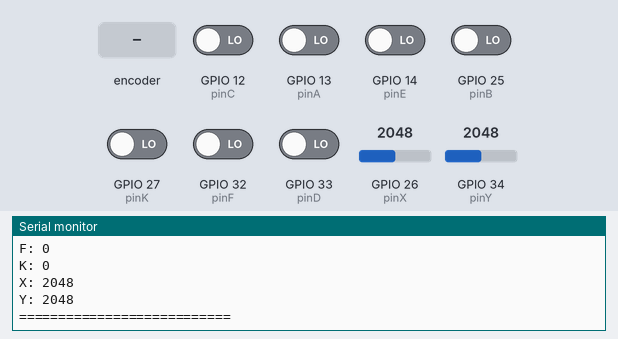
A program run on a simulated ESP32. Parts: the last lines printed to the serial monitor. The test bench sets the inputs (shaded band); at power-on: GPIO 12 (pinC), GPIO 13 (pinA), GPIO 14 (pinE), GPIO 25 (pinB), GPIO 27 (pinK), GPIO 32 (pinF), GPIO 33 (pinD) LOW, GPIO 26 (pinX) = 2048, GPIO 34 (pinY) = 2048.

Above: at 1.8 s.
1.9 s: GPIO 26 (pinX) set to 2866
At 2.9 s:
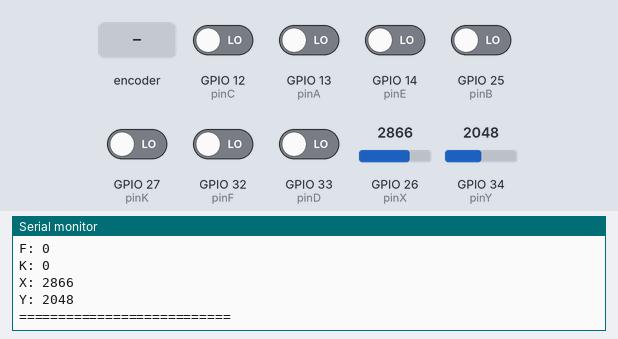
3.4 s: GPIO 34 (pinY) set to 2866
At 4.6 s:
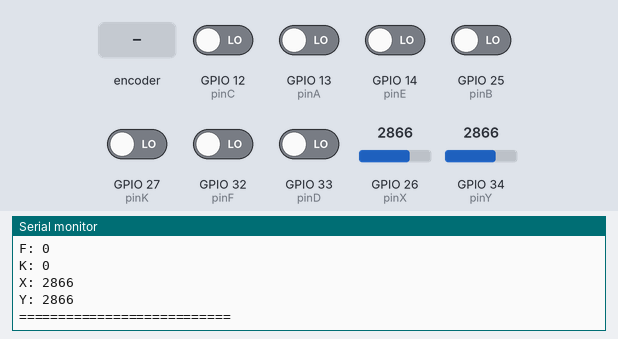
4.9 s: rotary encoder on GPIO 13 (pinA) / GPIO 25 (pinB) turned 1 step (first pin leading)
6.6 s: GPIO 12 (pinC) driven HIGH
8.1 s: GPIO 14 (pinE) driven HIGH
9.6 s: GPIO 26 (pinX) set to 0
At 11.1 s:
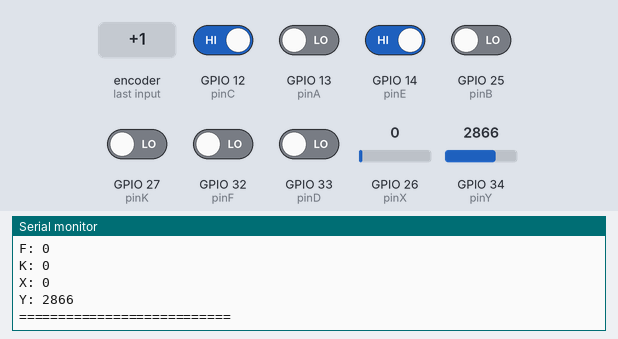
Timing chart, 0 to 12.6 s (numbered marks = the images above; inputs shaded):
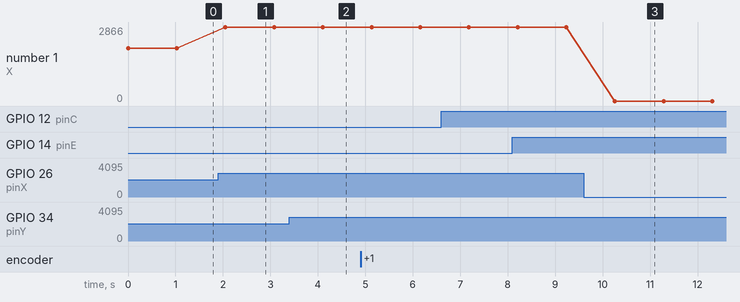

Measured:
- after the input at 1.9 s, the serial monitor: prints a new line after 0.15 s (image 1)
- after the input at 3.4 s, the serial monitor: prints a new line after 0.70 s (image 2)
- after the input at 9.6 s, the serial monitor: prints a new line after 0.66 s (image 3)
- plotted number 1: 2048 → 2866 after the input at 1.9 s

The program:

main.cpp
```cpp
/*Maria Eduarda Santos
17/04/25
*/
#include <Arduino.h>
#define pinA 13
#define pinB 25
#define pinC 12
#define pinD 33
#define pinE 14
#define pinF 32
#define pinK 27
#define pinX 26
#define pinY 34

void setup()
{
  Serial.begin(9600);
  pinMode(pinA, INPUT);
  pinMode(pinB, INPUT);
  pinMode(pinC, INPUT);
  pinMode(pinD, INPUT);
  pinMode(pinE, INPUT);
  pinMode(pinF, INPUT);
  pinMode(pinK, INPUT);
}

void loop()
{
  Serial.printf("A: %d\n\r", digitalRead(pinA));
  Serial.printf("B: %d\n\r", digitalRead(pinB));
  Serial.printf("C: %d\n\r", digitalRead(pinC));
  Serial.printf("D: %d\n\r", digitalRead(pinD));
  Serial.printf("E: %d\n\r", digitalRead(pinE));
  Serial.printf("F: %d\n\r", digitalRead(pinF));
  Serial.printf("K: %d\n\r", digitalRead(pinK));
  Serial.printf("X: %d\n\r", analogRead(pinX));
  Serial.printf("Y: %d\n\r", analogRead(pinY));
  Serial.println("===========================");
  delay(1000);

}
```
